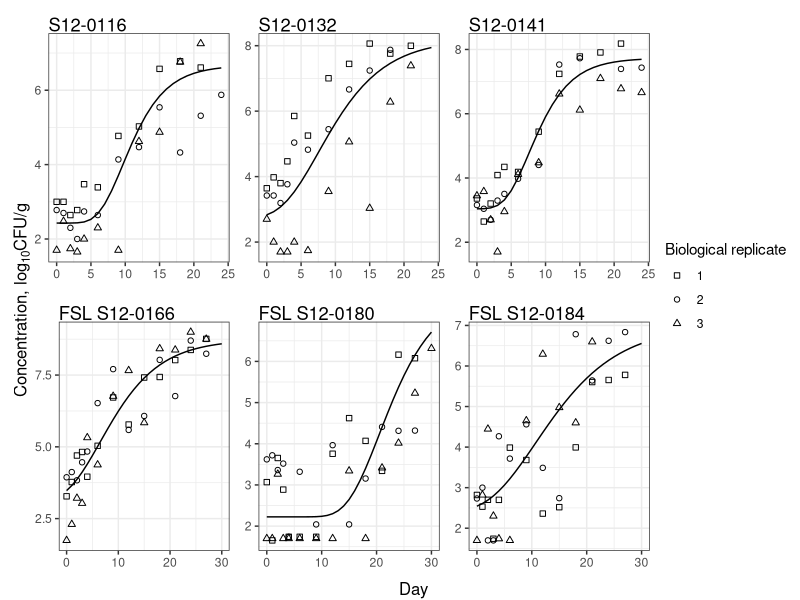
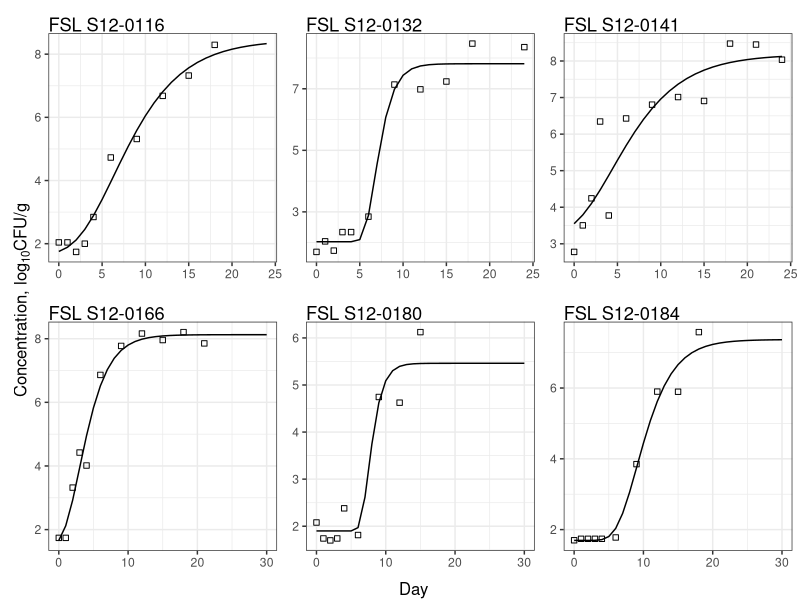
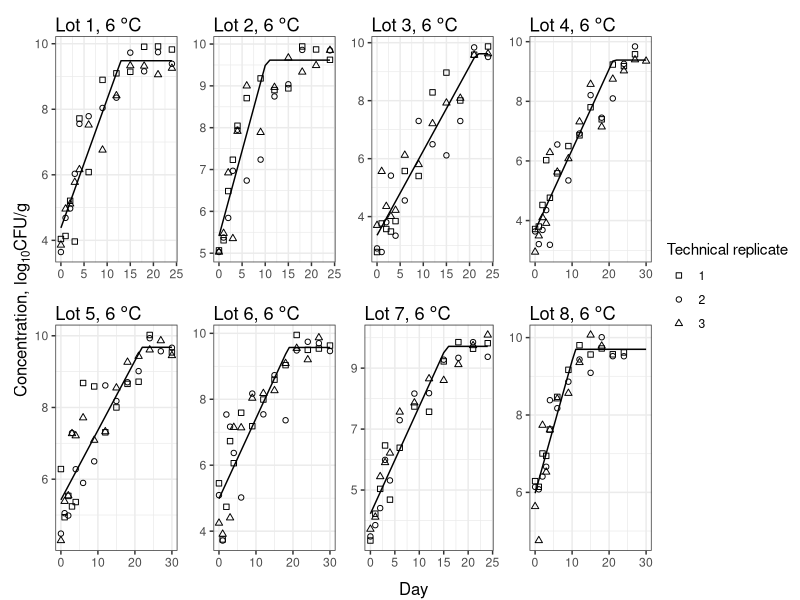

These charts were generated, in order, by the following R code:
## ----------------------Title--------------------------------------------------
#   Overlay the strain and apc data and primary models for plotting (for the paper)

## ----------------------Description--------------------------------------------
#   Project: CIDA Spinach 

#  Script description: See script title. Describes purpose of the script

## ----------------------Packages-----------------------------------------------
#   Loading packages
library(tidyverse); library(dplyr); library(ggplot2); library(RColorBrewer); library(ggpubr); library(grid)

## ----------------------Reading in Data----------------------------------------

apc_strain_data <- read.csv("data/wrangled/2023_04_28_apc_strain_averaged_wrangled_03.csv", header = TRUE)
strain_param <- read.csv("outputs/parameters/primary_model_parameters_strain_averaged_2023_04_28.csv", header = TRUE)
apc_param <- read.csv("outputs/parameters/primary_model_parameters_apc_averaged_2023_04_28.csv", header = TRUE)

## ------------------Defining Primary Models------------------------------------
# Defining the primary growth functions. The Baranyi (with and without lag), Buchanan (with and without lag), and Gompertz model are found in the nlsMicrobio package. 
#Link to nlsMicrobio on Cran: https://cran.r-project.org/web/packages/nlsMicrobio/index.html. Mumax is in log (base e).
#The gompertz model here is the modified Gompertz model (Zwietering et al., 1990)

#Gompertz
gompertz <- function(day, log10n0, log10nmax, mumax, lag){
  log10n <- log10n0 + (log10nmax - log10n0) * exp(-exp(mumax * exp(1) * (lag - day) / ((log10nmax - log10n0) * log(10)) + 1))
}

#Buchanan no lag 
buchanan_no_lag <- function(day, log10n0, log10nmax, mumax){
  log10n <- log10n0 + (day <= ((log10nmax - log10n0) * log(10) / mumax)) * mumax * day / log(10) + (day > ((log10nmax - log10n0) * log(10) / mumax)) * (log10nmax - log10n0)
}

#End of defining primary models

## ----------------------Data Wrangling-----------------------------------------
apc_strain_data$biorep <- as.factor(apc_strain_data$biorep)

#Data is split into strain growth data and APC growth data 
strain_data <- apc_strain_data %>%
  dplyr::filter(media == "BHIrif")

apc_data <- apc_strain_data %>%
  dplyr::filter(media == "BHI")

strains <- c("S12-0116", "S12-0132", "S12-0141")

for(i in 1:nrow(strain_data)){
  if(strain_data$isolate[i] %in% strains & strain_data$biorep[i] == 2){
    strain_data$biorep[i] <- 1
  } else if(strain_data$isolate[i] %in% strains & strain_data$biorep[i] == 3){
    strain_data$biorep[i] <- 2 
  } else if(strain_data$isolate[i] %in% strains & strain_data$biorep[i] == 4){
    strain_data$biorep[i] <- 3
  }
}

strain_data$biorep <- as.factor(strain_data$biorep)

#Subset strain data by isolate. Creating an empty vector for the predicted value, based on the primary model
b116_6_6 <- filter(strain_data, isolate ==  c("S12-0116")) %>%
  filter(temperature == "6")
b132_6_6 <- filter(strain_data, isolate ==  c("S12-0132")) %>%
  filter(temperature == "6")
b141_6_6 <- filter(strain_data, isolate ==  c("S12-0141")) %>%
  filter(temperature == "6")
b166_6_6 <- filter(strain_data, isolate ==  c("S12-0166")) %>%
  filter(temperature == "6")
b180_6_6 <- filter(strain_data, isolate ==  c("S12-0180")) %>%
  filter(temperature == "6")
b184_6_6 <- filter(strain_data, isolate ==  c("S12-0184")) %>%
  filter(temperature == "6")

b116_10 <- filter(strain_data, isolate ==  c("S12-0116")) %>%
  filter(temperature == "10")
b132_10 <- filter(strain_data, isolate ==  c("S12-0132")) %>%
  filter(temperature == "10")
b141_10 <- filter(strain_data, isolate ==  c("S12-0141")) %>%
  filter(temperature == "10")
b166_10 <- filter(strain_data, isolate ==  c("S12-0166")) %>%
  filter(temperature == "10")
b180_10 <- filter(strain_data, isolate ==  c("S12-0180")) %>%
  filter(temperature == "10")
b184_10 <- filter(strain_data, isolate ==  c("S12-0184")) %>%
  filter(temperature == "10")

#Subset apc data by isolate. Creating an empty vector for the predicted value, based on the primary model
set_1 <- c("S12-0116", "S12-0132", "S12-0141")
set_2 <- c("S12-0166", "S12-0180", "S12-0184")

l1 <- apc_data %>%
  filter(isolate %in% set_1 & biorep == "2" & temperature == "6")
l2 <- apc_data %>%
  filter(isolate %in% set_1 & biorep == "3" & temperature == "6")
l3 <- apc_data %>%
  filter(isolate %in% set_1 & biorep == "4" & temperature == "6")
l4 <- apc_data %>%
  filter(isolate %in% set_2 & biorep == "1" & temperature == "6") %>%
  filter(time == "36")
l5 <- apc_data %>%
  filter(isolate %in% set_2 & biorep == "2" & temperature == "6") %>%
  filter(time == "36")
l6 <- apc_data %>%
  filter(isolate %in% set_2 & biorep == "3" & temperature == "6") %>%
  filter(time == "36")

l7 <- apc_data %>%
  filter(isolate %in% set_1 & temperature == "10")
l8 <- apc_data %>%
  filter(isolate %in% set_2 & temperature == "10") %>%
  filter(time == "36")


#Strain: Creating a dataframe to calculate the predicted value based on the primary models
isolates_6 <- rep(c(rep(c("S12-0116", "S12-0132", "S12-0141"), each = 25), rep(c("S12-0166", "S12-0180", "S12-0184"), each = 31)), each = 1)
strain_day_6 <- c(rep(0:24, times = 3), rep(0:30, times = 3))
strain_temp_6 <- rep("6", times = length(isolates_6))
strain_predicted_concentration_6 <- vector(mode = "logical", length = length(isolates_6))

isolates_10 <- rep(c(rep(c("S12-0116", "S12-0132", "S12-0141"), each = 25), rep(c("S12-0166", "S12-0180", "S12-0184"), each = 31)), each = 1)
strain_day_10 <- rep(c(rep(0:24, times = 3), rep(0:30, times = 3)), each = 1)
strain_temp_10 <- rep("10", times = length(isolates_10))
strain_predicted_concentration_10 <- vector(mode = "logical", length = length(isolates_10))

strain_pred_6 <- bind_cols(isolates_6, strain_day_6, strain_temp_6, strain_predicted_concentration_6)
colnames(strain_pred_6) <- c("isolate", "day", "temp", "predicted_concentration")

strain_pred_10 <- bind_cols(isolates_10, strain_day_10, strain_temp_10, strain_predicted_concentration_10)
colnames(strain_pred_10) <- c("isolate", "day", "temp", "predicted_concentration")

strain_pred <- rbind(strain_pred_6, strain_pred_10)

#Strain: Populating the predicted value column for the data frame created above, based on the primary models
for(i in 1:nrow(strain_pred)){
  row_index <- which(strain_param$isolate == strain_pred$isolate[i] & strain_param$temp == strain_pred$temp[i])
  strain_pred$predicted_concentration[i] <- gompertz(strain_pred$day[i], strain_param$n0[row_index], strain_param$nmax[row_index], strain_param$mumax[row_index], strain_param$lag[row_index])
}

#APC: Creating a dataframe to calculate the predicted value based on the primary models
lots_6 <- rep(c(rep(c("1", "2", "3"), each = 25), rep(c("4", "5", "6"), each = 31)))
apc_day_6 <- c(rep(0:24, times = 3), rep(0:30, times = 3))
apc_temp_6 <- rep("6", times = length(lots_6))
apc_predicted_concentration_6 <- vector(mode = "logical", length = length(lots_6))

lots_10 <- rep(c(rep(c("7"), each = 25), rep(c("8"), each = 31)), each = 1)
apc_day_10 <- rep(c(rep(0:24, times = 1), rep(0:30, times = 1)), each = 1)
apc_temp_10 <- rep("10", times = length(lots_10))
apc_predicted_concentration_10 <- vector(mode = "logical", length = length(lots_10))

apc_pred_6 <- bind_cols(lots_6, apc_day_6, apc_temp_6, apc_predicted_concentration_6)
colnames(apc_pred_6) <- c("lot", "day", "temp", "predicted_concentration")

apc_pred_10 <- bind_cols(lots_10, apc_day_10, apc_temp_10, apc_predicted_concentration_10)
colnames(apc_pred_10) <- c("lot", "day", "temp", "predicted_concentration")

apc_pred <- rbind(apc_pred_6, apc_pred_10)

#APC: Populating the predicted value column for the data frame created above, based on the primary models
for(i in 1:nrow(apc_pred)){
  row_index <- which(apc_param$lot == apc_pred$lot[i])
  apc_pred$predicted_concentration[i] <- buchanan_no_lag(apc_pred$day[i], apc_param$n0[row_index], apc_param$nmax[row_index], apc_param$mumax[row_index])
}

#Subsetting values predicted by the primary model

b116_6_6_strain_pred <- filter(strain_pred, isolate ==  c("S12-0116")) %>%
  filter(temp == "6")
b132_6_6_strain_pred <- filter(strain_pred, isolate ==  c("S12-0132")) %>%
  filter(temp == "6")
b141_6_6_strain_pred <- filter(strain_pred, isolate ==  c("S12-0141")) %>%
  filter(temp == "6")
b166_6_6_strain_pred <- filter(strain_pred, isolate ==  c("S12-0166")) %>%
  filter(temp == "6")
b180_6_6_strain_pred <- filter(strain_pred, isolate ==  c("S12-0180")) %>%
  filter(temp == "6")
b184_6_6_strain_pred <- filter(strain_pred, isolate ==  c("S12-0184")) %>%
  filter(temp == "6")

b116_10_strain_pred <- filter(strain_pred, isolate ==  c("S12-0116")) %>%
  filter(temp == "10")
b132_10_strain_pred <- filter(strain_pred, isolate ==  c("S12-0132")) %>%
  filter(temp == "10")
b141_10_strain_pred <- filter(strain_pred, isolate ==  c("S12-0141")) %>%
  filter(temp == "10")
b166_10_strain_pred <- filter(strain_pred, isolate ==  c("S12-0166")) %>%
  filter(temp == "10")
b180_10_strain_pred <- filter(strain_pred, isolate ==  c("S12-0180")) %>%
  filter(temp == "10")
b184_10_strain_pred <- filter(strain_pred, isolate ==  c("S12-0184")) %>%
  filter(temp == "10")


#Subsetting values predicted by the primary model

l1_pred <- apc_pred %>%
  filter(lot == 1)
l2_pred <- apc_pred %>%
  filter(lot == 2)
l3_pred <- apc_pred %>%
  filter(lot == 3)
l4_pred <- apc_pred %>%
  filter(lot == 4)
l5_pred <- apc_pred %>%
  filter(lot == 5)
l6_pred <- apc_pred %>%
  filter(lot == 6)
l7_pred <- apc_pred %>%
  filter(lot == 7)
l8_pred <- apc_pred %>%
  filter(lot == 8)

## ----------------------Plotting-----------------------------------------------
#Plot data; Save plots in R Project folder
#Strain

strain_p1_6 <- ggplot(data = b116_6_6, aes(x = day, y = log_average_wrangled_conc)) + 
  geom_point(aes(shape = biorep)) + 
  geom_line(data = b116_6_6_strain_pred, aes(x = day, y = predicted_concentration)) + 
  xlab("Day") + ylab(expression("Log"[10]*"CFU/g")) + labs(title = "S12-0116") + 
  scale_shape_manual(values = c(0, 1, 2)) + 
  labs(shape = "Biological replicate") + 
  theme_bw() +
  theme(plot.title = element_text(vjust = -1.5))

strain_p2_6 <- ggplot(data = b132_6_6, aes(x = day, y = log_average_wrangled_conc)) + 
  geom_point(aes(shape = biorep))  + 
  geom_line(data = b132_6_6_strain_pred, aes(x = day, y = predicted_concentration)) + 
  xlab("Day") + ylab(expression("Log"[10]*"CFU/g")) + labs(title = "S12-0132") + 
  scale_shape_manual(values = c(0, 1, 2)) + 
  labs(shape = "Biological replicate") + 
  theme_bw() +
  theme(plot.title = element_text(vjust = -1.5))

strain_p3_6 <- ggplot(data = b141_6_6, aes(x = day, y = log_average_wrangled_conc)) + 
  geom_point(aes(shape = biorep))  + 
  geom_line(data = b141_6_6_strain_pred, aes(x = day, y = predicted_concentration)) + 
  xlab("Day") + ylab(expression("Log"[10]*"CFU/g")) + 
  labs(title = "S12-0141") + 
  scale_shape_manual(values = c(0, 1, 2)) + 
  labs(shape = "Biological replicate") + 
  theme_bw() +
  theme(plot.title = element_text(vjust = -1.5))

strain_p4_6 <- ggplot(data = b166_6_6, aes(x = day, y = log_average_wrangled_conc)) + 
  geom_point(aes(shape = biorep)) + 
  geom_line(data = b166_6_6_strain_pred, aes(x = day, y = predicted_concentration)) + 
  xlab("Day") + ylab(expression("Log"[10]*"CFU/g")) + labs(title = "FSL S12-0166") + 
  scale_shape_manual(values = c(0, 1, 2)) + 
  labs(shape = "Biological replicate") + 
  theme_bw() +
  theme(plot.title = element_text(vjust = -1.5))

strain_p5_6 <- ggplot(data = b180_6_6, aes(x = day, y = log_average_wrangled_conc)) + 
  geom_point(aes(shape = biorep)) + 
  geom_line(data = b180_6_6_strain_pred, aes(x = day, y = predicted_concentration)) + 
  xlab("Day") + ylab(expression("Log"[10]*"CFU/g")) + labs(title = "FSL S12-0180") + 
  scale_shape_manual(values = c(0, 1, 2)) + 
  labs(shape = "Biological replicate") + 
  theme_bw() +
  theme(plot.title = element_text(vjust = -1.5))

strain_p6_6 <- ggplot(data = b184_6_6, aes(x = day, y = log_average_wrangled_conc)) + 
  geom_point(aes(shape = biorep)) + 
  geom_line(data = b184_6_6_strain_pred, aes(x = day, y = predicted_concentration)) + 
  xlab("Day") + ylab(expression("Log"[10]*"CFU/g")) + labs(title = "FSL S12-0184") + 
  scale_shape_manual(values = c(0, 1, 2)) + labs(shape = "Replicate") + 
  theme_bw() +
  theme(plot.title = element_text(vjust = -1.5))

strain_p1_10 <- ggplot(data = b116_10, aes(x = day, y = log_average_wrangled_conc), shape = biorep) + 
  geom_point(shape = 0)  + 
  geom_line(data = b116_10_strain_pred, aes(x = day, y = predicted_concentration)) + 
  xlab("Day") + ylab(expression("Log"[10]*"CFU/g")) + labs(title = "FSL S12-0116") + 
  theme_bw() +
  theme(plot.title = element_text(vjust = -1.5))

strain_p2_10 <-ggplot(data = b132_10, aes(x = day, y = log_average_wrangled_conc), shape = biorep) + 
  geom_point(shape = 0)  + geom_line(data = b132_10_strain_pred, aes(x = day, y = predicted_concentration)) + 
  xlab("Day") + ylab(expression("Log"[10]*"CFU/g")) + labs(title = "FSL S12-0132") + 
  theme_bw() +
  theme(plot.title = element_text(vjust = -1.5))

strain_p3_10 <-ggplot(data = b141_10, aes(x = day, y = log_average_wrangled_conc), shape = biorep) + 
  geom_point(shape = 0) + 
  geom_line(data = b141_10_strain_pred, aes(x = day, y = predicted_concentration)) + 
  xlab("Day") + ylab(expression("Log"[10]*"CFU/g")) + labs(title = "FSL S12-0141")  + 
  theme_bw() +
  theme(plot.title = element_text(vjust = -1.5))

strain_p4_10 <-ggplot(data = b166_10, aes(x = day, y = log_average_wrangled_conc), shape = biorep) + 
  geom_point(shape = 0) + 
  geom_line(data = b166_10_strain_pred, aes(x = day, y = predicted_concentration)) + 
  xlab("Day") + ylab(expression("Log"[10]*"CFU/g")) + labs(title = "FSL S12-0166")  + 
  theme_bw() +
  theme(plot.title = element_text(vjust = -1.5))

strain_p5_10 <-ggplot(data = b180_10, aes(x = day, y = log_average_wrangled_conc), shape = biorep) + 
  geom_point(shape = 0) + 
  geom_line(data = b180_10_strain_pred, aes(x = day, y = predicted_concentration)) + 
  xlab("Day") + ylab(expression("Log"[10]*"CFU/g")) + labs(title = "FSL S12-0180")  + 
  theme_bw() +
  theme(plot.title = element_text(vjust = -1.5))

strain_p6_10 <-ggplot(data = b184_10, aes(x = day, y = log_average_wrangled_conc), shape = biorep) + 
  geom_point(shape = 0) +
  geom_line(data = b184_10_strain_pred, aes(x = day, y = predicted_concentration)) + 
  xlab("Day") + ylab(expression("Log"[10]*"CFU/g")) + labs(title = "FSL S12-0184")  + 
  theme_bw() +
  theme(plot.title = element_text(vjust = -1.5))

strain_plots_6c <- ggarrange(strain_p1_6 + rremove("ylab") + rremove("xlab"), 
                             strain_p2_6 + rremove("ylab") + rremove("xlab"),
                             strain_p3_6 + rremove("ylab") + rremove("xlab"),
                             strain_p4_6 + rremove("ylab") + rremove("xlab"),
                             strain_p5_6 + rremove("ylab") + rremove("xlab"),
                             strain_p6_6 + rremove("ylab") + rremove("xlab"), ncol = 3, nrow = 2, common.legend = TRUE, legend = "right")

#pdf(paste("output/plot/6C_strain_primary_model_plot_", date, ".pdf", sep = ""))

annotate_figure(strain_plots_6c, left = textGrob(expression("Concentration, log"[10]*"CFU/g"), rot = 90, vjust = 1, gp = gpar(cex = 1)),
                bottom = textGrob("Day", gp = gpar(cex = 1)))

#dev.off()

strain_plots_10c <- ggarrange(strain_p1_10 + rremove("ylab") + rremove("xlab"), 
                              strain_p2_10 + rremove("ylab") + rremove("xlab"),
                              strain_p3_10 + rremove("ylab") + rremove("xlab"),
                              strain_p4_10 + rremove("ylab") + rremove("xlab"),
                              strain_p5_10 + rremove("ylab") + rremove("xlab"),
                              strain_p6_10 + rremove("ylab") + rremove("xlab"), ncol = 3, nrow = 2)

#pdf(paste("output/plot/10_strain_primary_model_plot_", date, ".pdf", sep = ""))

annotate_figure(strain_plots_10c, left = textGrob(expression("Concentration, log"[10]*"CFU/g"), rot = 90, vjust = 1, gp = gpar(cex = 1)),
                bottom = textGrob("Day", gp = gpar(cex = 1)))

#dev.off()

#APC

apc_p1_6 <- ggplot(data = l1, aes(x = day, y = log_average_wrangled_conc)) + 
  geom_point(aes(shape = isolate)) + 
  geom_line(data = l1_pred, aes(x = day, y = predicted_concentration)) + 
  xlab("Day") + ylab(expression("Log"[10]*"CFU/g")) + labs(title = expression("Lot 1, 6"*~degree*"C")) + 
  scale_shape_manual(values = c(0, 1, 2), labels = c(1, 2, 3)) + 
  labs(shape = "Technical replicate") + 
  theme_bw() +
  theme(plot.title = element_text(vjust = -1.5))

apc_p2_6 <- ggplot(data = l2, aes(x = day, y = log_average_wrangled_conc)) + 
  geom_point(aes(shape = isolate)) + 
  geom_line(data = l2_pred, aes(x = day, y = predicted_concentration)) + 
  xlab("Day") + ylab(expression("Log"[10]*"CFU/g")) + labs(title = expression("Lot 2, 6"*~degree*"C")) + 
  scale_shape_manual(values = c(0, 1, 2), labels = c(1, 2, 3)) + 
  labs(shape = "Technical replicate") + 
  theme_bw() +
  theme(plot.title = element_text(vjust = -1.5))

apc_p3_6 <- ggplot(data = l3, aes(x = day, y = log_average_wrangled_conc)) + 
  geom_point(aes(shape = isolate)) + 
  geom_line(data = l3_pred, aes(x = day, y = predicted_concentration)) + 
  xlab("Day") + ylab(expression("Log"[10]*"CFU/g")) + labs(title = expression("Lot 3, 6"*~degree*"C")) + 
  scale_shape_manual(values = c(0, 1, 2), labels = c(1, 2, 3)) + 
  labs(shape = "Technical replicate") + 
  theme_bw() +
  theme(plot.title = element_text(vjust = -1.5))

apc_p4_6 <- ggplot(data = l4, aes(x = day, y = log_average_wrangled_conc)) + 
  geom_point(aes(shape = isolate)) + 
  geom_line(data = l4_pred, aes(x = day, y = predicted_concentration)) + 
  xlab("Day") + ylab(expression("Log"[10]*"CFU/g")) + labs(title = expression("Lot 4, 6"*~degree*"C")) + 
  scale_shape_manual(values = c(0, 1, 2), labels = c(1, 2, 3)) + 
  labs(shape = "Technical replicate") + 
  theme_bw() +
  theme(plot.title = element_text(vjust = -1.5))


apc_p5_6 <- ggplot(data = l5, aes(x = day, y = log_average_wrangled_conc)) + 
  geom_point(aes(shape = isolate)) + 
  geom_line(data = l5_pred, aes(x = day, y = predicted_concentration)) + 
  xlab("Day") + ylab(expression("Log"[10]*"CFU/g")) + labs(title = expression("Lot 5, 6"*~degree*"C")) + 
  scale_shape_manual(values = c(0, 1, 2), labels = c(1, 2, 3)) + 
  labs(shape = "Technical replicate") + 
  theme_bw() +
  theme(plot.title = element_text(vjust = -1.5))

apc_p6_6 <- ggplot(data = l6, aes(x = day, y = log_average_wrangled_conc)) + 
  geom_point(aes(shape = isolate)) + 
  geom_line(data = l6_pred, aes(x = day, y = predicted_concentration)) + 
  xlab("Day") + ylab(expression("Log"[10]*"CFU/g")) + labs(title = expression("Lot 6, 6"*~degree*"C")) + 
  scale_shape_manual(values = c(0, 1, 2), labels = c(1, 2, 3)) + 
  labs(shape = "Technical replicate") + 
  theme_bw() +
  theme(plot.title = element_text(vjust = -1.5))

apc_p7_10 <- ggplot(data = l7, aes(x = day, y = log_average_wrangled_conc)) + 
  geom_point(aes(shape = isolate)) + 
  geom_line(data = l7_pred, aes(x = day, y = predicted_concentration)) + 
  xlab("Day") + ylab(expression("Log"[10]*"CFU/g")) + labs(title = expression("Lot 7, 6"*~degree*"C")) + 
  scale_shape_manual(values = c(0, 1, 2), labels = c(1, 2, 3)) + 
  labs(shape = "Technical replicate") + 
  theme_bw() +
  theme(plot.title = element_text(vjust = -1.5))

apc_p8_10 <- ggplot(data = l8, aes(x = day, y = log_average_wrangled_conc)) + 
  geom_point(aes(shape = isolate)) + 
  geom_line(data = l8_pred, aes(x = day, y = predicted_concentration)) + 
  xlab("Day") + ylab(expression("Log"[10]*"CFU/g")) + labs(title = expression("Lot 8, 6"*~degree*"C")) + 
  scale_shape_manual(values = c(0, 1, 2), labels = c(1, 2, 3)) + 
  labs(shape = "Technical replicate") + 
  theme_bw() +
  theme(plot.title = element_text(vjust = -1.5))


apc_plots <- ggarrange(apc_p1_6 + rremove("ylab") + rremove("xlab"), 
                       apc_p2_6 + rremove("ylab") + rremove("xlab"),
                       apc_p3_6 + rremove("ylab") + rremove("xlab"),
                       apc_p4_6 + rremove("ylab") + rremove("xlab"),
                       apc_p5_6 + rremove("ylab") + rremove("xlab"),
                       apc_p6_6 + rremove("ylab") + rremove("xlab"), 
                       apc_p7_10 + rremove("ylab") + rremove("xlab"), 
                       apc_p8_10 + rremove("ylab") + rremove("xlab"), ncol = 4, nrow = 2, common.legend = TRUE, legend = "right")

#pdf(paste("output/plot/apc_primary_model_plot_", date, ".pdf", sep = ""))

annotate_figure(apc_plots, left = textGrob(expression("Concentration, log"[10]*"CFU/g"), rot = 90, vjust = 1, gp = gpar(cex = 1)),
                bottom = textGrob("Day", gp = gpar(cex = 1)))

#dev.off()


